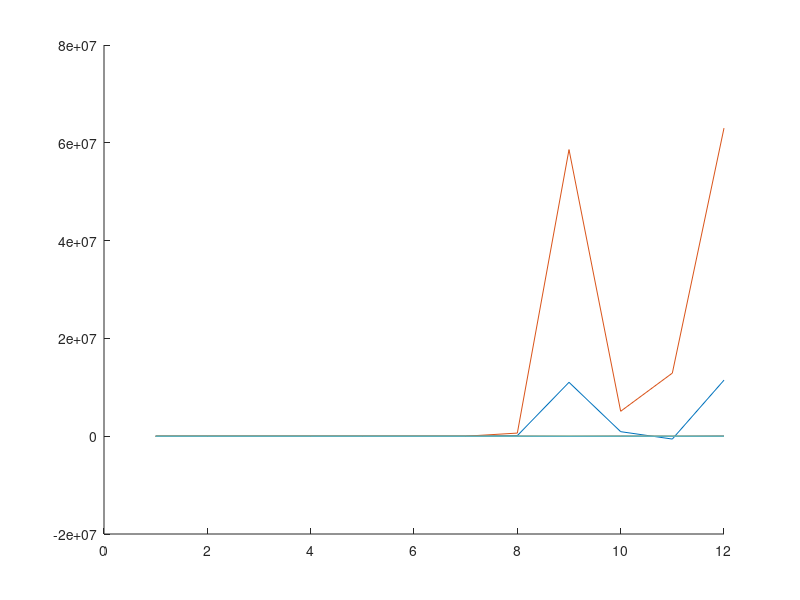

MATLAB code to generate this figure:
%   IN THE NAME OF GOD
%   The method Newton Rophsun and famley Newmark for displesmen
%   The method finite elements for copclitment
%   The method uoler bernoly beam for matrix mass and stiffness
%   wighit mohamad mahdi salati
%   fo perblem impact and dynamic YESSSSSSSSSSS

% investigation for axial loads
%    The Plane Frame Element K M  Global Matrises
%in the pro for stress impact
%stress for impact mass to bar and impact mass to bar free and impact bar
%to bar.
% newmark metod and matrex mass and stiffness of uoler bernoly beam
% matrex mass and stiffness is coefficients of parameter
% dar in try mami khahim ba amale sefr nemodan matrix sakhti ke moj tanesh
% be an vared nashodeh ast  nataij ra be dast avarim  v faqat sorat moase
% khahad bod.


function []=static_nonlinear()
clc
[Node ncon Constraints]= input6();
%% Preliminaries of the main while loop

global A E Ks G I sncon ro_t nsec dx sNode_q
Ks=5/6;
Ks=1; % Ks is applied in ay and az.

%% deta 1
E= 29e9  ;
E= 5*720000/11  ;
% ro_t= 2500;
ro_t= 1/9;
nu=0.2;
bbbb=0.5;
hhhh=0.3;
L=6;
M2=ro_t*bbbb*hhhh*L;
M1=45*M2;

%% deta 2
% E= 210e9  ;
% ro_t=7800;
% stress_cr=1500e6;
% L=0.193;
% nu=0.2;
% bbbb=8.7*10^-3;
% hhhh=0.63*10^-3;
% M2=ro_t*bbbb*hhhh*L;
% M1=0.369;
%% calc
A=bbbb*hhhh;
ay=1.22;
az=1.2;
Ay=(1/ay)*A;
Az=(1/az)*A;
A=Ay;
Iz=bbbb*hhhh^3/12;
K_kol=3*E*Iz/L^3;
ww=sqrt(K_kol/M2);
I=Iz;
r=sqrt(I/A);
ct=sqrt(E/ro_t);
nx=nsec+1;
dx=L/nsec;
% dt=dx/ct;
dt=0.1;
% Ty=L/ct;
Ty=1;
TT=1*Ty;
% dt=dx/10/ct;
% coef_damp=0.000003;
coef_damp=0;
% coef_damp=0.01;
nt=floor(TT/dt)+1;
nty=floor(Ty/dt)+1;

Pcr=10*pi*pi*E*Iz/(L*L)     ;
G=E/(2*(1+nu));

max_iter=50;
%% matrix stiffness Euler Beam
Axx=E*A;
Dxx=E*I;
Sxx=Ks*G*A;
%coefficients of parameter (ax,ay,az,=>stiffness matrix and am=>mass matrix)
ax=1;   ay=1;   az=1;   am=0;

%% 
% v0=4;
% v0=6.5;
% v0=15;
v0=0;
% v0=17;
% v0=19;%cretical
% v0=18;
Load=zeros(1,nt);
Load(1,1)=0
Load(1,2)=5;
Load(1,3)=8;
Load(1,4)=7;
Load(1,5)=5;
Load(1,6)=3;
Load(1,7)=2;
Load(1,8)=1;
Load(1,9)=0;
% Load(:,:)=0.001;
%% Axial impact of a rigid mass to the free end of a long rod cantilever
% [Load]=mass_bar_free(L,ct,nt,dt,Ty,A,v0,E,ro_t,M1,M2);
% [v]=mass_bar_freev(L,ct,nt,dt,Ty,v0,M1,M2);
%% Axial impact of a rigid mass to a free end of the long rod free ends
% [Load]=mass_bar(L,ct,nt,dt,Ty,A,v0,E,ro_t,M1,M2);
% [v]=mass_barv(L,ct,nt,dt,Ty,v0,M1,M2);
%% Axial impact of a subjected to a free end of the long rod cantilever
% [Load]=bar_bar(L,ct,nt,dt,Ty,A,v0,E,ro_t,M1,M2);
% [v]=bar_barv(L,ct,nt,dt,Ty,v0,M1,M2);
% Load(:,:)=100;%test dynamic
%% deta matrix
sncon=size(ncon,1);
sNode=size(Node,1);   sNode_q=2*sNode-1;
wabc=zeros(sncon,3);      uabc=zeros(sncon,3);
% K_sys=zeros(3*sNode,3*sNode);    F_sys=zeros(3*sNode,1);
Node=zeros(sNode,3);
harp=0:dx:L;    harp=harp';
Node(:,1)=harp;


X_sys_former=zeros(3*sNode_q,1);
x_ele=zeros(sncon,9);  %10*ones(sncon,6);
%% Applying Boundary Conditions
c1=1e27;
c2=1e-27;
Constraints=[1	c2	c2	c2
    nsec+1	c1	c1	c1];

[as bs]=find(Constraints>1000);
np_deg=sort(2*3*(-1+Constraints(as))+bs-ones(size(bs,1),1));

%% LOADING
f0=0;
% q=0.0001;
q=0;
load_increment_q0=0.0001;
% load_increment_q0=0;
BUCKLING=2466;
% F0_=3500;
F0_=BUCKLING;
stress_cr=Pcr/A;
load_increment_F0=1;
% F0=0.01;
% load_increment_F0=0.01;

NI_F0=F0_/load_increment_F0;
inp_graph=zeros(NI_F0,1);
F0=load_increment_F0;
Determinant=zeros(NI_F0,1);

NI_q0=q/load_increment_q0;
q0=load_increment_q0;
X_load_incre=zeros(3*sNode_q,NI_F0);
F_app=0;

Xmat=zeros(3*sNode_q,nt);
Xdmat=zeros(3*sNode_q,nt);
Xddmat=zeros(3*sNode_q,nt);
Xdmat(1,1)=v0;
check=zeros(nt,2);
%% mass matrix
[M_sys]=Mass_sys1(sNode_q,Node,ncon,am);
% [M_sys]=Mass_sys2(sNode_q,Node,ncon,am);
% [M_sys]=Mass_sys3(sNode_q,Node,ncon,am,dx);
[M_sys_con1]=Mass_sys_con1(M_sys,np_deg,sNode_q) ; % apply constraints Boundary conds)
[M_sys_con1]=am*[M_sys_con1];



results=zeros(nt,1);
ii=1;
jj=1;
for n=1:nt
    %% The main while loop
    %         F_app=F_app+F0;   % F_app: applied load at the current load incerement
    F_app=F_app+Load(n);%k dynamic test step load
%     F_app=Load(n+1);
%     F_app=0.001;
%         detlaF=F_app-Load(n);

%% IMPACT LOAD
%     delta=n*dt-dt;
% %     hex=101*dt;
% hex=0.025;
%     if  delta<=hex
%         F_app=3170300*(delta/hex);
%     elseif delta<=2*hex
%         F_app=3170300*(1-((delta-hex)/hex));
%     else
%         F_app=0;
%     end


    toler=100;   toler_w=100;   iter=0;
    X_sys=zeros(3*sNode_q,1);

    if n==1

        dXmat(1,1)=v0;
        X_sys=zeros(3*sNode_q,1);
%         [X_sys]=Boundary(E,ro_t,L,v0,sncon,dx,sNode_q,r,stress_cr);
%         Xmat(:,n)=X_sys;
%         Xmat(1,1)=v0*dt;

        [wabc,uabc]=uw_ele(ncon,X_sys);
        [F]=F_M_V1(X_sys,ncon);

    else
        [F]=F_M_V1(X,ncon);
    end
%     if rem(ii,2*sncon)==0
%         ii=1;
%         jj=1;
%     end
%     if ii<=sncon
%         jj=jj+6;
%     else
%         jj=jj-6;
%     end
%     if n==1
%         dXmat(1,1)=v0;
%     else
%         dXmat(jj,n)=v(n+1);
%     end

    while toler>0.001 && iter<max_iter
        iter=iter+1;
        %% Assembling
        [K_sys,F_sys]=K_F_sys(sNode_q,Node,ncon,uabc,wabc,f0,q0,F_app,ax,ay,az);%non load +
%         [K_sys,F_sys]=K_F_sys1(sNode_q,Node,ncon,uabc,wabc,f0,q0,F_app,ax,ay,az);%LOAD +
%         [K_sys,F_sys]=K_F_sys2(sNode_q,Node,ncon,uabc,wabc,f0,q0,F_app,ax,ay,az,F);%F_M_V+
        
        [K_sys_con1,F_sys_con1]=K_F_sys_con1(K_sys,F_sys,np_deg,sNode_q);  % apply constraints Boundary conds)
        C=coef_damp*K_sys_con1;
        X_sys_former=X_sys;
        
        f=F_sys_con1;
        k3=K_sys_con1;

        Xi=Xmat(:,n);
        Xdi=Xdmat(:,n);
        Xddi=Xddmat(:,n);
        [X,Xd,Xdd] =Newmark(M_sys_con1,C,k3,f,dt,Xi,Xdi,Xddi,sNode_q,n,nty);
        Xmat(:,n+1)=X;
        Xdmat(:,n+1)=Xd;
        Xddmat(:,n+1)=Xdd;
        
        X_sys=X;
        toler=max(abs((X_sys_former-X_sys)./X_sys));
        
        %% calculation of wa, wb which are the only nonlinear parameters
        [wabc,uabc]=uw_ele(ncon,X_sys);
       
        if iter==max_iter
            break
        end
    end     %while
    
    Xmat(:,n+1)=X_sys;
    results(n+1)=iter;

end
%% plot
% inp_graph(nom_inc_F0)=X_load_incre((sNode_q-1)/2*3+2,n+1);
% inp_graph(nom_inc_F0)=X_load_incre((sNode_q-1)/2*3+2,nom_inc_F0);


% if nom_inc_F0==1
%     X_load_incre(:,nom_inc_F0)=X_sys;
% else
% X_load_incre(:,nom_inc_F0)=X_load_incre(:,nom_inc_F0-1)+X_sys;
% end    %if
%     Xmat(:,nt)=X_sys;
%     [wabc,uabc]=uw_ele(ncon,X_sys);
%       hold on
% plot(uabc);

     
hold on
draw= Xmat((sNode_q-1)/2*3+1,:);
draw2= Xmat((sNode_q-1)/2*3+2,:);
draw3= Xmat((sNode_q-1)/2*3+3,:);
draw1= Xmat(1,:);
draw12= Xmat(2,:);
draw13= Xmat(3,:);
% draw= Xmat(1,:);
% draw1= E*(Xmat(sNode_q*3-2,:)-Xmat(sNode_q*3-8,:))/dx;
% draw2= E*(Xmat(3*3-2,:)-Xmat(3*3-8,:))/dx;
% tvec=0:dt:TT;
% plot(tvec,draw);
plot(draw);
plot(draw1);
plot(draw2);
plot(draw12);
plot(draw3);
plot(draw13);

% plot(tvec,draw1);
% plot(tvec,draw2);
% plot(tvec,Load);
return

function [F]=F_M_V1(X_sys,ncon);
global sncon E I A dx sNode_q
% wabc
% uabc
    F=zeros(3*sNode_q,1);
for el=1:sncon
    n1=ncon(el,1);
    n2=ncon(el,2);
    %   r1=3*(n1-1)+1:3*(n1-1)+3;
    %   r2=3*(n2-1)+1:3*(n2-1)+3;
    
    r1=3*(n1-1+el-1)+1:3*(n1-1+el-1)+3;   % Note: Just for Unbranched frams
    r2=3*(n2-1+el-1)+1:3*(n2-1+el-1)+3;
    r3=3*(n2-1+el)+1:3*(n2-1+el)+3;
    
    rr=[r1 r2 r3];
    x_ele(el,:)=X_sys(rr);
    du=(x_ele(el,1)-x_ele(el,7))/dx;
    dw=(x_ele(el,2)-x_ele(el,8))/dx;
    dww=(x_ele(el,2)-x_ele(el,8))/dx^2;
    N=E*A*(du+(0.5*dw^2));
    M=E*I*(dww/(1+dw^2));
    F_ele(1,1)=N;
    F_ele(2,1)=M;
    F_ele(9,1)=0;
    
    F(rr(:))=F(rr(:))+F_ele(:);
    %   xd_ele(el,:)=xd(rr);
    %   xdd_ele(el,:)=xdd(rr);
    %
    %   x_ele_loc(el,:)=RT(:,:,el)*x_ele(el,:)';
    %   xd_ele_loc(el,:)=RT(:,:,el)*xd_ele(el,:)';
    %   xdd_ele_loc(el,:)=RT(:,:,el)*xdd_ele(el,:)';
    wabc(el,:)=x_ele(el,[2 5 8]);
    
    
    %   if wab(el,2)<0.51771 && wab(el,2)>0.51769;
    %       wab(el,2)
    %   end
    uabc(el,:)=x_ele(el,[1 4 7]);
end
 l=4;   
return


function [Xmat]=Boundary(E,ro,L,v0,sncon,dx,sNode_q,r,stress_cr)

        %problem        
        
        ct=sqrt(E/ro);
        n=1;%replay stress wave
        tt=n*(L/ct);
        t=L/ct;

        mu=0.005;
        k1=10*3.1416^2;%loose clamp conditions
        % k1=5*3.1416^2;%simply supported conditions
        k2=3*3.1416^2;%loose clamp conditions
        % k2=2*3.1416^2;%simply supported conditions

        dx=L/sncon;
        dt=dx/ct;
        nt=tt/dt;
        lcr=r*sqrt(k1*E/stress_cr);
    %     lcr=36.66*10^-3;%loose clamp conditions
    %     lcr=14.46*10^-3;%simply supported conditions
        tcr=lcr/ct;
            for j=1:(sNode_q);
        
                r1=3*(j-1)+1;    r2=3*(j-1)+2;      r3=3*(j-1)+3;
                mmm=j-1;
                ttt= j*dt;
                xxx=mmm*dx;
                zeta=xxx/(lcr);
                TTT=ttt/tcr;
                www=r*k2/lcr;

                y=3*sin(pi*zeta)-sin(pi*3*zeta);%loose clamp conditions
%                 y=2*sin(pi*zeta)+sin(pi*2*zeta);%simply supported conditions
%                 Xmat(1,1)=v0*dt;

                    if xxx<=lcr
                        Xmat(r2,1)=mu*exp(www*(TTT-1))*y;
                    else
                        Xmat(r2,1)=0;
                    end
                        Xmat(r3,1)=0;

            end

function [Load]=mass_bar_free(L,ct,nt,dt,Ty,A,v0,E,ro_t,M1,M2)
for i=1:nt
    tt=i*dt;
    if tt<(Ty*2)
        AAA=-A*v0*sqrt(E*ro_t)*exp(-M2/M1*tt*ct/L);
    elseif tt<(Ty*4)
        ttt=tt-(Ty*2);
        AAA=-A*v0*sqrt(E*ro_t)*exp(-M2/M1*ttt*ct/L)*(2+exp(-2*M2/M1)-(2*ttt*M2*ct/(M1*L)));
%     elseif tt<(Ty*6)
%         if (M2/M1)>0.58;
%             if tt <(Ty*5)
%                 AAA=-A*v0*sqrt(E*ro_t)*exp(-M2/M1*2)*(2+exp(-2*M2/M1)-(2*2*M2/(M1)));
%             else
%                 AAA=2*(-A*v0*sqrt(E*ro_t)*exp(-M2/M1*2)*(2+exp(-2*M2/M1)-(2*2*M2/(M1))));
%             end
%         else
%             AAA=
    end
    Load(i)=AAA;
end
   

function [Load]=mass_bar(L,ct,nt,dt,Ty,A,v0,E,ro_t,M1,M2)
for i=1:nt
    tt=i*dt;
    if tt<=Ty
        AAA=-A*v0*sqrt(E*ro_t)*exp(-(M2/M1)*tt*(ct/L));
%         AAA_=-A*v0*sqrt(E*ro_t)*exp(-(M2/M1)*tt*(ct/L));
    elseif tt<=(Ty*2)
        ttt=tt-Ty;
        x_=ct*ttt;
%         x_bar=L-(x_/2);
        X_=L-x_;
        x_bar=X_;
        
%         AAA=A*v0*sqrt(E*ro_t)*exp(-(M2/M1)*tt*(ct/L));
%         AAA_=A*v0*sqrt(E*ro_t)*(exp(-M2*(x_bar-X_)/(M1*L))-exp(-M2/M1*(2-((x_bar+X_)/L))));%Stress at some point in the distance x from impactor
        AAA=A*v0*sqrt(E*ro_t)*(-1+exp(-M2/M1*(2-((x_bar+X_)/L))));%Stress at some point in the distance x from impactor
%         AAA=A*v0*sqrt(E*ro_t)*exp(-M2/M1*tt*ct/L);
%         AAA=-A*v0*sqrt(E*ro_t)*exp(-M2/M1*ttt*ct/L)*(2+exp(-2*M2/M1)-(2*ttt*M2*ct/(M1*L)));
%         AAA=A*v0*sqrt(E*ro_t)*exp(-(M2/M1)*(2-(X_/L)));
    elseif tt<=(3*Ty)
%         AAA=-A*v0*sqrt(E*ro_t)*(1-exp(-2*M2/M1));
        AAA=-A*v0*sqrt(E*ro_t)*(1-exp(-2*M2/M1));
%         AAA=-A*v0*sqrt(E*ro_t)*exp(-M2/M1*ttt*ct/L)*(exp(-2*M2/M1)-(2*ttt*M2*ct/(M1*L)));
    elseif tt<=(4*Ty)
        AAA=0;
    else
%         glk=A*v0*sqrt(E*ro_t)*exp(-2*M2/M1);
        AAA=0;
    end
    Load(i)=AAA;
end
% plot(Load)
% plot(Load_)
% glk=A*v0*sqrt(E*ro_t)*exp(-2*M2/M1);
% a=0

function [Load]=bar_bar(L,ct,nt,dt,Ty,A,v0,E,ro_t,M1,M2)
Q=0.5; 
% Q=1;
L2=Q*L;
for i=1:nt
    tt=i*dt;
    if tt<Ty
        AAA=-A*v0*sqrt(E*ro_t);
    elseif tt<=(Ty*2)
        ttt=tt-Ty;
        x_=ct*ttt;
%         x_bar=L-(x_/2);
        X_=L-x_;
        x_bar=X_;
        if Q==1
        AAA=-2*A*v0*sqrt(E*ro_t);
        else
            if (Q*L)>x_
                AAA=-2*A*v0*sqrt(E*ro_t);
            else
                AAA=-A*v0*sqrt(E*ro_t);
            end
        end
    elseif tt<=(Ty*3)
        ttt=tt-(Ty*2);
        x_=ct*ttt;
        if Q==1
        AAA=A*v0*sqrt(E*ro_t);
        else
            if (Q*L)>x_
                AAA=A*v0*sqrt(E*ro_t);
            else
                AAA=-A*v0*sqrt(E*ro_t);
            end
        end
    elseif tt<=(Ty*4)
        ttt=tt-(Ty*3);
        x_=ct*ttt;
        if Q==1
        AAA=2*A*v0*sqrt(E*ro_t);
        else
            if (Q*L)>x_
                AAA=-2*A*v0*sqrt(E*ro_t);
            else
                AAA=-A*v0*sqrt(E*ro_t);
            end
        end
    else
        AAA=0;
    end
    Load(i)=AAA;
end


function [v]=mass_bar_freev(L,ct,nt,dt,Ty,v0,M1,M2)
for i=1:nt
    tt=i*dt;
    if tt<(Ty*2)
        AAA=-v0*exp(-M2/M1*tt*ct/L);
    elseif tt<(Ty*4)
        ttt=tt-(Ty*2);
        AAA=-v0*exp(-M2/M1*ttt*ct/L)*(2+exp(-2*M2/M1)-(2*ttt*M2*ct/(M1*L)));
%     elseif tt<(Ty*6)
%         if (M2/M1)>0.58;
%             if tt <(Ty*5)
%                 AAA=-A*v0*sqrt(E*ro_t)*exp(-M2/M1*2)*(2+exp(-2*M2/M1)-(2*2*M2/(M1)));
%             else
%                 AAA=2*(-A*v0*sqrt(E*ro_t)*exp(-M2/M1*2)*(2+exp(-2*M2/M1)-(2*2*M2/(M1))));
%             end
%         else
%             AAA=
    end
    v(i)=AAA;
end
   

function [v]=mass_barv(L,ct,nt,dt,Ty,v0,M1,M2)
for i=1:nt
    tt=i*dt;
    if tt<=Ty
        AAA=-v0*exp(-(M2/M1)*tt*(ct/L));
%         AAA_=-A*v0*sqrt(E*ro_t)*exp(-(M2/M1)*tt*(ct/L));
    elseif tt<=(Ty*2)
        ttt=tt-Ty;
        x_=ct*ttt;
%         x_bar=L-(x_/2);
        X_=L-x_;
        x_bar=X_;
        
%         AAA=A*v0*sqrt(E*ro_t)*exp(-(M2/M1)*tt*(ct/L));
%         AAA_=A*v0*sqrt(E*ro_t)*(exp(-M2*(x_bar-X_)/(M1*L))-exp(-M2/M1*(2-((x_bar+X_)/L))));%Stress at some point in the distance x from impactor
        AAA=v0*(-1+exp(-M2/M1*(2-((x_bar+X_)/L))));%Stress at some point in the distance x from impactor
%         AAA=A*v0*sqrt(E*ro_t)*exp(-M2/M1*tt*ct/L);
%         AAA=-A*v0*sqrt(E*ro_t)*exp(-M2/M1*ttt*ct/L)*(2+exp(-2*M2/M1)-(2*ttt*M2*ct/(M1*L)));
%         AAA=A*v0*sqrt(E*ro_t)*exp(-(M2/M1)*(2-(X_/L)));
    elseif tt<=(3*Ty)
%         AAA=-A*v0*sqrt(E*ro_t)*(1-exp(-2*M2/M1));
        AAA=-v0*(1-exp(-2*M2/M1));
%         AAA=-A*v0*sqrt(E*ro_t)*exp(-M2/M1*ttt*ct/L)*(exp(-2*M2/M1)-(2*ttt*M2*ct/(M1*L)));
    elseif tt<=(4*Ty)
        AAA=0;
    else
%         glk=A*v0*sqrt(E*ro_t)*exp(-2*M2/M1);
        AAA=0;
    end
    v(i)=AAA;
end

function [v]=bar_barv(L,ct,nt,dt,Ty,v0,M1,M2)
Q=0.5; 
% Q=1;
L2=Q*L;
for i=1:nt
    tt=i*dt;
    if tt<Ty
        AAA=-v0;
    elseif tt<=(Ty*2)
        ttt=tt-Ty;
        x_=ct*ttt;
%         x_bar=L-(x_/2);
        X_=L-x_;
        x_bar=X_;
        if Q==1
        AAA=-2*v0;
        else
            if (Q*L)>x_
                AAA=-2*v0;
            else
                AAA=-v0;
            end
        end
    elseif tt<=(Ty*3)
        ttt=tt-(Ty*2);
        x_=ct*ttt;
        if Q==1
        AAA=v0;
        else
            if (Q*L)>x_
                AAA=v0;
            else
                AAA=-v0;
            end
        end
    elseif tt<=(Ty*4)
        ttt=tt-(Ty*3);
        x_=ct*ttt;
        if Q==1
        AAA=2*v0;
        else
            if (Q*L)>x_
                AAA=-2*v0;
            else
                AAA=-v0;
            end
        end
    else
        AAA=0;
    end
    v(i)=AAA;
end


function [wabc,uabc]=uw_ele(ncon,X_sys)  % apply constraints Boundary conds)
global sncon
% wabc
% uabc
for el=1:sncon
    n1=ncon(el,1);
    n2=ncon(el,2);
    %   r1=3*(n1-1)+1:3*(n1-1)+3;
    %   r2=3*(n2-1)+1:3*(n2-1)+3;
    
    r1=3*(n1-1+el-1)+1:3*(n1-1+el-1)+3;   % Note: Just for Unbranched frams
    r2=3*(n2-1+el-1)+1:3*(n2-1+el-1)+3;
    r3=3*(n2-1+el)+1:3*(n2-1+el)+3;
    
    rr=[r1 r2 r3];
    x_ele(el,:)=X_sys(rr);
    %   xd_ele(el,:)=xd(rr);
    %   xdd_ele(el,:)=xdd(rr);
    %
    %   x_ele_loc(el,:)=RT(:,:,el)*x_ele(el,:)';
    %   xd_ele_loc(el,:)=RT(:,:,el)*xd_ele(el,:)';
    %   xdd_ele_loc(el,:)=RT(:,:,el)*xdd_ele(el,:)';
    wabc(el,:)=x_ele(el,[2 5 8]);
    
    
    %   if wab(el,2)<0.51771 && wab(el,2)>0.51769;
    %       wab(el,2)
    %   end
    uabc(el,:)=x_ele(el,[1 4 7]);
end

function [K_sys_con1,F_sys_con1]=K_F_sys_con1(K_sys,F_sys,np_deg,sNode_q)  % apply constraints Boundary conds)

    

K_sys_con1=K_sys;
F_sys_con1=F_sys;
K_sys_con1(np_deg,:)=0;
K_sys_con1(:,np_deg)=0;
np_z_diag=zeros(3*sNode_q,1);
np_z_diag(np_deg)=1;
np_z_diag_1=diag(np_z_diag);
K_sys_con1=K_sys_con1+np_z_diag_1;
F_sys_con1(np_deg)=0;

function [M_sys_con1]=Mass_sys_con1(M_sys,np_deg,sNode_q)  % apply constraints Boundary conds)

M_sys_con1=M_sys;
% F_sys_con1=F_sys;
M_sys_con1(np_deg,:)=0;
M_sys_con1(:,np_deg)=0;
np_z_diag=zeros(3*sNode_q,1);
np_z_diag(np_deg)=1;
np_z_diag_1=diag(np_z_diag);
M_sys_con1=M_sys_con1+np_z_diag_1;
% F_sys_con1(np_deg)=0;

function [K_sys,F_sys]=K_F_sys(sNode_q,Node,ncon,uabc,wabc,f0,q0,F_app,ax,ay,az)
global A E Ks G I sncon

K_sys=zeros(3*sNode_q,3*sNode_q);    F_sys=zeros(3*sNode_q,1);

for el=1:sncon
    n1=ncon(el,1);    n2=ncon(el,2);
    xa=Node(n1,1);    xc=Node(n2,1);
    
    wabc_e=wabc(el,:);     uabc_e=uabc(el,:);
    
    % K_ele=calculate_K_element(xa,xb,A,E,Ks,G,I,wab_e,ax,ay,az);
    % [K_ele T_ele]=calculate_K_T_element(xa,xc,A,E,Ks,G,I,wabc_e,uabc_e);
    [K_ele]=calculate_K__element(xa,xc,A,E,Ks,G,I,wabc_e,uabc_e,ax,ay,az);
    m0=0;
    F_ele=calculate_F_element(xa,xc,f0,q0,F_app,m0);
    % X_ele=x_ele(el,:);
    % R_ele=-(F_ele-K_ele*X_ele');
    
    % Making K_system and F_system
    r1=3*(n1-1+el-1)+1:3*(n1-1+el-1)+3;   % Note: Just for Unbranched frams
    r2=3*(n2-1+el-1)+1:3*(n2-1+el-1)+3;
    r3=3*(n2-1+el)+1:3*(n2-1+el)+3;
    
    rrr=[r1 r2 r3];
    % T_sys(rrr(:),rrr(:))=T_sys(rrr(:),rrr(:))+T_ele(:,:);
    % R_sys(rrr(:))=R_sys(rrr(:))+R_ele(:);
    
    K_sys(rrr(:),rrr(:))=K_sys(rrr(:),rrr(:))+K_ele(:,:);
    F_sys(rrr(:))=F_sys(rrr(:))+F_ele(:);
    
    
end


function [K_sys,F_sys]=K_F_sys1(sNode_q,Node,ncon,uabc,wabc,f1,q0,F_app,ax,ay,az)
global A E Ks G I sncon dx

K_sys=zeros(3*sNode_q,3*sNode_q);    F_sys=zeros(3*sNode_q,1);

for el=1:sncon
    n1=ncon(el,1);    n2=ncon(el,2);
    xa=Node(n1,1);    xc=Node(n2,1);
    
    wabc_e=wabc(el,:);     uabc_e=uabc(el,:);
    du=(uabc_e(1,1)-uabc_e(1,3))/dx;
    dw=(wabc_e(1,1)-wabc_e(1,3))/dx;
    dww=(wabc_e(1,1)-wabc_e(1,3))/dx^2;
    N=E*A*(du+(0.5*dw^2));
    m0=E*I*(dww/(1+dw^2));
    f0=N+f1;

    
    % K_ele=calculate_K_element(xa,xb,A,E,Ks,G,I,wab_e,ax,ay,az);
    % [K_ele T_ele]=calculate_K_T_element(xa,xc,A,E,Ks,G,I,wabc_e,uabc_e);
    [K_ele]=calculate_K__element(xa,xc,A,E,Ks,G,I,wabc_e,uabc_e,ax,ay,az);
    
    F_ele=calculate_F_element(xa,xc,f0,q0,F_app,m0);
    % X_ele=x_ele(el,:);
    % R_ele=-(F_ele-K_ele*X_ele');
    
    % Making K_system and F_system
    r1=3*(n1-1+el-1)+1:3*(n1-1+el-1)+3;   % Note: Just for Unbranched frams
    r2=3*(n2-1+el-1)+1:3*(n2-1+el-1)+3;
    r3=3*(n2-1+el)+1:3*(n2-1+el)+3;
    
    rrr=[r1 r2 r3];
    % T_sys(rrr(:),rrr(:))=T_sys(rrr(:),rrr(:))+T_ele(:,:);
    % R_sys(rrr(:))=R_sys(rrr(:))+R_ele(:);
    
    K_sys(rrr(:),rrr(:))=K_sys(rrr(:),rrr(:))+K_ele(:,:);
    F_sys(rrr(:))=F_sys(rrr(:))+F_ele(:);
    
    
end

function [K_sys,F_sys]=K_F_sys2(sNode_q,Node,ncon,uabc,wabc,f1,q0,F_app,ax,ay,az,F)
global A E Ks G I sncon dx

K_sys=zeros(3*sNode_q,3*sNode_q);    F_sys=zeros(3*sNode_q,1);
i=1;
j=2;
for el=1:sncon
    n1=ncon(el,1);    n2=ncon(el,2);
    xa=Node(n1,1);    xc=Node(n2,1);
    
    wabc_e=wabc(el,:);     uabc_e=uabc(el,:);

    f=F(i,1);
    m0=F(j,1);
    f0=f1+f;
    i=i+6;
    j=j+6;
    
    % K_ele=calculate_K_element(xa,xb,A,E,Ks,G,I,wab_e,ax,ay,az);
    % [K_ele T_ele]=calculate_K_T_element(xa,xc,A,E,Ks,G,I,wabc_e,uabc_e);
    [K_ele]=calculate_K__element(xa,xc,A,E,Ks,G,I,wabc_e,uabc_e,ax,ay,az);
    
    F_ele=calculate_F_element(xa,xc,f0,q0,F_app,m0);
    % X_ele=x_ele(el,:);
    % R_ele=-(F_ele-K_ele*X_ele');
    
    % Making K_system and F_system
    r1=3*(n1-1+el-1)+1:3*(n1-1+el-1)+3;   % Note: Just for Unbranched frams
    r2=3*(n2-1+el-1)+1:3*(n2-1+el-1)+3;
    r3=3*(n2-1+el)+1:3*(n2-1+el)+3;
    
    rrr=[r1 r2 r3];
    % T_sys(rrr(:),rrr(:))=T_sys(rrr(:),rrr(:))+T_ele(:,:);
    % R_sys(rrr(:))=R_sys(rrr(:))+R_ele(:);
    
    K_sys(rrr(:),rrr(:))=K_sys(rrr(:),rrr(:))+K_ele(:,:);
    F_sys(rrr(:))=F_sys(rrr(:))+F_ele(:);
    
    
end


function [M_sys]=Mass_sys1(sNode_q,Node,ncon,am)
global A  I sncon ro_t

M_sys=zeros(3*sNode_q,3*sNode_q);
% F_sys=zeros(3*sNode_q,1);

for el=1:sncon
    n1=ncon(el,1);    n2=ncon(el,2);
    xa=Node(n1,1);    xc=Node(n2,1);
    
    %     wabc_e=wabc(el,:);     uabc_e=uabc(el,:);
    
    % K_ele=calculate_K_element(xa,xb,A,E,Ks,G,I,wab_e,ax,ay,az);
    % [K_ele T_ele]=calculate_K_T_element(xa,xc,A,E,Ks,G,I,wabc_e,uabc_e);
    %     [K_ele]=calculate_K__element(xa,xc,A,E,Ks,G,I,wabc_e,uabc_e,ax,ay,az);
    
    %     F_ele=calculate_F_element(xa,xc,f0,q0,F_app);
    % X_ele=x_ele(el,:);
    % R_ele=-(F_ele-K_ele*X_ele');
    
    % Making K_system and F_system
    r1=3*(n1-1+el-1)+1:3*(n1-1+el-1)+3;   % Note: Just for Unbranched frams
    r2=3*(n2-1+el-1)+1:3*(n2-1+el-1)+3;
    r3=3*(n2-1+el)+1:3*(n2-1+el)+3;
    
    rrr=[r1 r2 r3];
    %     % T_sys(rrr(:),rrr(:))=T_sys(rrr(:),rrr(:))+T_ele(:,:);
    %     % R_sys(rrr(:))=R_sys(rrr(:))+R_ele(:);
    %
    %     K_sys(rrr(:),rrr(:))=K_sys(rrr(:),rrr(:))+K_ele(:,:);
    %     F_sys(rrr(:))=F_sys(rrr(:))+F_ele(:);
    
    
    
    [M_ele]=calculate_M_element(xa,xc,ro_t,A,I);
    
    M_sys(rrr(:),rrr(:))=M_sys(rrr(:),rrr(:))+(am*M_ele(:,:));
    
    
end



function [M_sys]=Mass_sys2(sNode_q,Node,ncon,am)
global A  I sncon ro_t

M_sys=zeros(3*sNode_q,3*sNode_q);
% F_sys=zeros(3*sNode_q,1);

for el=1:sncon
    n1=ncon(el,1);    n2=ncon(el,2);
    xa=Node(n1,1);    xc=Node(n2,1);
    
    %     wabc_e=wabc(el,:);     uabc_e=uabc(el,:);
    
    % K_ele=calculate_K_element(xa,xb,A,E,Ks,G,I,wab_e,ax,ay,az);
    % [K_ele T_ele]=calculate_K_T_element(xa,xc,A,E,Ks,G,I,wabc_e,uabc_e);
    %     [K_ele]=calculate_K__element(xa,xc,A,E,Ks,G,I,wabc_e,uabc_e,ax,ay,az);
    
    %     F_ele=calculate_F_element(xa,xc,f0,q0,F_app);
    % X_ele=x_ele(el,:);
    % R_ele=-(F_ele-K_ele*X_ele');
    
    % Making K_system and F_system
    r1=3*(n1-1+el-1)+1:3*(n1-1+el-1)+3;   % Note: Just for Unbranched frams
    r2=3*(n2-1+el-1)+1:3*(n2-1+el-1)+3;
    r3=3*(n2-1+el)+1:3*(n2-1+el)+3;
    
    rrr=[r1 r2 r3];
    %     % T_sys(rrr(:),rrr(:))=T_sys(rrr(:),rrr(:))+T_ele(:,:);
    %     % R_sys(rrr(:))=R_sys(rrr(:))+R_ele(:);
    %
    %     K_sys(rrr(:),rrr(:))=K_sys(rrr(:),rrr(:))+K_ele(:,:);
    %     F_sys(rrr(:))=F_sys(rrr(:))+F_ele(:);
    
    
    
    [M_ele]=mass(xa,xc,ro_t,A,I);
    
    M_ele=am*M_ele;
    
    M_sys(rrr(:),rrr(:))=M_sys(rrr(:),rrr(:))+(am*M_ele(:,:));
    
    
end


function [M_sys]=Mass_sys3(sNode_q,Node,ncon,am,dx)
global A  I sncon ro_t

M_sys=zeros(3*sNode_q,3*sNode_q);
% F_sys=zeros(3*sNode_q,1);

for el=1:sncon
    n1=ncon(el,1);    n2=ncon(el,2);
    xa=Node(n1,1);    xc=Node(n2,1);
    
    %     wabc_e=wabc(el,:);     uabc_e=uabc(el,:);
    
    % K_ele=calculate_K_element(xa,xb,A,E,Ks,G,I,wab_e,ax,ay,az);
    % [K_ele T_ele]=calculate_K_T_element(xa,xc,A,E,Ks,G,I,wabc_e,uabc_e);
    %     [K_ele]=calculate_K__element(xa,xc,A,E,Ks,G,I,wabc_e,uabc_e,ax,ay,az);
    
    %     F_ele=calculate_F_element(xa,xc,f0,q0,F_app);
    % X_ele=x_ele(el,:);
    % R_ele=-(F_ele-K_ele*X_ele');
    
    % Making K_system and F_system
    r1=3*(n1-1+el-1)+1:3*(n1-1+el-1)+3;   % Note: Just for Unbranched frams
    r2=3*(n2-1+el-1)+1:3*(n2-1+el-1)+3;
    r3=3*(n2-1+el)+1:3*(n2-1+el)+3;
    
    rrr=[r1 r2 r3];
    %     % T_sys(rrr(:),rrr(:))=T_sys(rrr(:),rrr(:))+T_ele(:,:);
    %     % R_sys(rrr(:))=R_sys(rrr(:))+R_ele(:);
    %
    %     K_sys(rrr(:),rrr(:))=K_sys(rrr(:),rrr(:))+K_ele(:,:);
    %     F_sys(rrr(:))=F_sys(rrr(:))+F_ele(:);
    
    
    
    [M_ele]=mass_mms(xa,xc,ro_t,A,I,dx);
    
    
    M_sys(rrr(:),rrr(:))=M_sys(rrr(:),rrr(:))+(am*M_ele(:,:));
    
    
end


function [K_ele]=calculate_K__element(xa,xc,A,E,Ks,G,I,wabc_e,uabc_e,ax,ay,az)
Axx=E*A;
Dxx=E*I;
Sxx=Ks*G*A;
xb=0.5*(xa+xc);
% syms x L F a b n  MT R  c s  xi real ;    %   b > a
% syms xa xb
% xab=[xa xb];
% S1(1)=0.5*(1-xi);  S1(2)=0.5*(1+xi)
% S2(1)=0.5*(1-xi);  S2(2)=0.5*(1+xi);
% S3(1)=0.5*(1-xi);  S3(2)=0.5*(1+xi);

% x=xab(1)*S1(1)+xab(2)*S1(2);


% Dx_xi=diff(x,xi);   Jac=Dx_xi;
% for i=1:2
% DSx(i)=diff(S1(i),xi)/Jac;
% DSx(i)=simplify(DSx(i));
% end

i=1:3 ; j=1:3;
% M=[];
% M=int((S1(i))'*S1(j),xi,-1,1)*Jac;
% M=simplify(M);
NGP=2;
LGP=2;
Gauss_full=gauss(NGP);
Gauss_reduced=gauss(LGP);

%functions needed to be implemented by full integration
% f_K11=(DSx(i))'*DSx(j);
F_K11=0;
for ite=1:NGP
    xi=Gauss_full(ite,1);  wt=Gauss_full(ite,2);
    %     S1 =[ 1/2-1/2*xi, 1/2+1/2*xi];
    Jac=xa*xi-1/2*xa-2*xb*xi+xc*xi+1/2*xc;   % Jac =-1/2*xa+1/2*xb;
    DSx =[ -(2*xi-1)/(-2*xa*xi+xa+4*xb*xi-2*xc*xi-xc),      4*xi/(-2*xa*xi+xa+4*xb*xi-2*xc*xi-xc), -(2*xi+1)/(-2*xa*xi+xa+4*xb*xi-2*xc*xi-xc)];
    %DSx =[1/(xa-xb), -1/(xa-xb)];
    
    f_K11=ax*(DSx(i))'*DSx(j);
    F_K11=F_K11+f_K11*wt*Jac;
end
K11=Axx*F_K11;
%functions needed to be implemented by reduced integration

wa=wabc_e(1);    wb=wabc_e(2);    wc=wabc_e(3);
ua=uabc_e(1);      ub=uabc_e(2);     uc=uabc_e(3);
F_K12=0;
F_K22_1=0;
F_K22_2=0;
F_K23=0;
F_K33_1=0;
F_K33_2=0;
% F_T12_extra=0;    % the word extra is introduced here because T12 has other terms: K12
% F_T22_extra_1=0;
% F_T22_extra_2=0;
for ite=1:LGP
    xi=Gauss_reduced(ite,1);  wt=Gauss_reduced(ite,2);
    S2(1)=-0.5*(1-xi)*xi;  S2(2)=(1-xi*xi);    S2(3)=0.5*(1+xi)*xi;   %S1 =[ 1/2-1/2*xi, 1/2+1/2*xi];
    Jac=xa*xi-1/2*xa-2*xb*xi+xc*xi+1/2*xc;   % Jac =-1/2*xa+1/2*xb;
    DSx =[ -(2*xi-1)/(-2*xa*xi+xa+4*xb*xi-2*xc*xi-xc),      4*xi/(-2*xa*xi+xa+4*xb*xi-2*xc*xi-xc), -(2*xi+1)/(-2*xa*xi+xa+4*xb*xi-2*xc*xi-xc)];
    %DSx =[1/(xa-xb), -1/(xa-xb)];
    %     f_T12_extra=(wa*DSx(1)+wb*DSx(2)).*((DSx(i))'*DSx(j));
    %     F_T12_extra=F_T12_extra+f_T12_extra*wt*Jac;
    
    %     f_T22_extra_1=(ua*DSx(1)+ub*DSx(2)+uc*DSx(3)).*((DSx(i))'*DSx(j));
    %     F_T22_extra_1=F_T22_extra_1+f_T22_extra_1*wt*Jac;
    
    %     f_T22_extra_2=((wa*DSx(1)+wb*DSx(2)+wc*DSx(3))^2).*(DSx(i))'*DSx(j);
    %     F_T22_extra_2=F_T22_extra_2+f_T22_extra_2*wt*Jac;
    
    f_K12=ax*ay*(wa*DSx(1)+wb*DSx(2)+wc*DSx(3)).*((DSx(i))'*DSx(j));
    F_K12=F_K12+f_K12*wt*Jac;
    
    f_K22_1=az*(DSx(i))'*DSx(j);
    F_K22_1=F_K22_1+f_K22_1*wt*Jac;
    
    f_K22_2=ax*ay*((wa*DSx(1)+wb*DSx(2)+wc*DSx(3))^2).*(DSx(i))'*DSx(j);
    F_K22_2=F_K22_2+f_K22_2*wt*Jac;
    
    f_K23=az*(DSx(i))'*S2(j);   % or maybe this is true:   DSx(i)*(S1(j))';
    F_K23=F_K23+f_K23*wt*Jac;
    
    f_K33_1=ay*(DSx(i))'*DSx(j);
    F_K33_1=F_K33_1+f_K33_1*wt*Jac;
    
    f_K33_2=az*(S2(i))'*S2(j);
    F_K33_2=F_K33_2+f_K33_2*wt*Jac;
end
%  K11=Axx*F_K11;
K12=0.5*Axx*F_K12;   K21=2*K12;
K13=zeros(3,3);    K31=K13;
K22=Sxx*F_K22_1+0.5*Axx*F_K22_2;
K23=Sxx*F_K23;     K32=K23';
K33=Dxx*F_K33_1+Sxx*F_K33_2;

K_ele([1 4 7],[1 4 7])=K11;
K_ele([2 5 8],[2 5 8])=K22;
K_ele([3 6 9],[3 6 9])=K33;
K_ele([2 5 8],[1 4 7])=K21;
K_ele([1 4 7],[2 5 8])=K12;
K_ele([1 4 7],[3 6 9])=K13;
K_ele([2 5 8],[3 6 9])=K23;
K_ele([3 6 9],[1 4 7])=K31;
K_ele([3 6 9],[2 5 8])=K32;

%  T11=K11;
%  T12=K12+0.5*Axx*F_T12_extra;    %T12=2*K12;
%  T12=2*K12;
%  T21=K21;
%  T13=K13;
%  T31=K31;
%  T22=K22+Axx*(F_T22_extra_1+F_T22_extra_2);
%  T23=K23;
%  T32=K32;
%  T33=K33;

%  T_ele([1 4 7],[1 4 7])=T11;
%  T_ele([2 5 8],[2 5 8])=T22;
%  T_ele([3 6 9],[3 6 9])=T33;
%  T_ele([2 5 8],[1 4 7])=T21;
%  T_ele([1 4 7],[2 5 8])=T12;
%  T_ele([1 4 7],[3 6 9])=T13;
%  T_ele([2 5 8],[3 6 9])=T23;
%  T_ele([3 6 9],[1 4 7])=T31;
%  T_ele([3 6 9],[2 5 8])=T32;

return

%% function calculate_K_T_element
function [K_ele, T_ele]=calculate_K_T_element(xa,xc,A,E,Ks,G,I,wabc_e,uabc_e,ax,ay,az)%non
Axx=E*A;
Dxx=E*I;
Sxx=Ks*G*A;
xb=0.5*(xa+xc);
% ax=1;   ay=1;   az=1;
% syms x L F a b n  MT R  c s  xi real ;    %   b > a
% syms xa xb
% xab=[xa xb];
% S1(1)=0.5*(1-xi);  S1(2)=0.5*(1+xi)
% S2(1)=0.5*(1-xi);  S2(2)=0.5*(1+xi);
% S3(1)=0.5*(1-xi);  S3(2)=0.5*(1+xi);

% x=xab(1)*S1(1)+xab(2)*S1(2);


% Dx_xi=diff(x,xi);   Jac=Dx_xi;
% for i=1:2
% DSx(i)=diff(S1(i),xi)/Jac;
% DSx(i)=simplify(DSx(i));
% end

i=1:3 ; j=1:3;
% M=[];
% M=int((S1(i))'*S1(j),xi,-1,1)*Jac;
% M=simplify(M);
NGP=3;
LGP=2;
Gauss_full=gauss(NGP);
Gauss_reduced=gauss(LGP);

%functions needed to be implemented by full integration
% f_K11=(DSx(i))'*DSx(j);
F_K11=0;
for ite=1:NGP
    xi=Gauss_full(ite,1);  wt=Gauss_full(ite,2);
    %     S1 =[ 1/2-1/2*xi, 1/2+1/2*xi];
    Jac=xa*xi-1/2*xa-2*xb*xi+xc*xi+1/2*xc;   % Jac =-1/2*xa+1/2*xb;
    DSx =[ -(2*xi-1)/(-2*xa*xi+xa+4*xb*xi-2*xc*xi-xc),      4*xi/(-2*xa*xi+xa+4*xb*xi-2*xc*xi-xc), -(2*xi+1)/(-2*xa*xi+xa+4*xb*xi-2*xc*xi-xc)];
    %DSx =[1/(xa-xb), -1/(xa-xb)];
    
    f_K11=ax*(DSx(i))'*DSx(j);
    F_K11=F_K11+f_K11*wt*Jac;
end
K11=Axx*F_K11;
%functions needed to be implemented by reduced integration

wa=wabc_e(1);    wb=wabc_e(2);    wc=wabc_e(3);
ua=uabc_e(1);      ub=uabc_e(2);     uc=uabc_e(3);
F_K12=0;
F_K22_1=0;
F_K22_2=0;
F_K23=0;
F_K33_1=0;
F_K33_2=0;
F_T12_extra=0;    % the word extra is introduced here because T12 has other terms: K12
F_T22_extra_1=0;
F_T22_extra_2=0;
for ite=1:LGP
    xi=Gauss_reduced(ite,1);  wt=Gauss_reduced(ite,2);
    S2(1)=-0.5*(1-xi)*xi;  S2(2)=(1-xi*xi);    S2(3)=0.5*(1+xi)*xi;   %S1 =[ 1/2-1/2*xi, 1/2+1/2*xi];
    Jac=xa*xi-1/2*xa-2*xb*xi+xc*xi+1/2*xc;   % Jac =-1/2*xa+1/2*xb;
    DSx =[ -(2*xi-1)/(-2*xa*xi+xa+4*xb*xi-2*xc*xi-xc),      4*xi/(-2*xa*xi+xa+4*xb*xi-2*xc*xi-xc), -(2*xi+1)/(-2*xa*xi+xa+4*xb*xi-2*xc*xi-xc)];
    %DSx =[1/(xa-xb), -1/(xa-xb)];
    %     f_T12_extra=(wa*DSx(1)+wb*DSx(2)).*((DSx(i))'*DSx(j));
    %     F_T12_extra=F_T12_extra+f_T12_extra*wt*Jac;
    
    f_T22_extra_1=ax*ay*(ua*DSx(1)+ub*DSx(2)+uc*DSx(3)).*((DSx(i))'*DSx(j));
    F_T22_extra_1=F_T22_extra_1+f_T22_extra_1*wt*Jac;
    
    f_T22_extra_2=ay*((wa*DSx(1)+wb*DSx(2)+wc*DSx(3))^2).*(DSx(i))'*DSx(j);
    F_T22_extra_2=F_T22_extra_2+f_T22_extra_2*wt*Jac;
    
    f_K12=ax*ay*(wa*DSx(1)+wb*DSx(2)+wc*DSx(3)).*((DSx(i))'*DSx(j));
    F_K12=F_K12+f_K12*wt*Jac;
    
    f_K22_1=az*(DSx(i))'*DSx(j);
    F_K22_1=F_K22_1+f_K22_1*wt*Jac;
    
    f_K22_2=ax*ay*((wa*DSx(1)+wb*DSx(2)+wc*DSx(3))^2).*(DSx(i))'*DSx(j);
    F_K22_2=F_K22_2+f_K22_2*wt*Jac;
    
    f_K23=az*(DSx(i))'*S2(j);   % or maybe this is true:   DSx(i)*(S1(j))';
    F_K23=F_K23+f_K23*wt*Jac;
    
    f_K33_1=ay*(DSx(i))'*DSx(j);
    F_K33_1=F_K33_1+f_K33_1*wt*Jac;
    
    f_K33_2=az*(S2(i))'*S2(j);
    F_K33_2=F_K33_2+f_K33_2*wt*Jac;
end
%  K11=Axx*F_K11;
K12=0.5*Axx*F_K12;   K21=2*K12;
K13=zeros(3,3);    K31=K13;
K22=Sxx*F_K22_1+0.5*Axx*F_K22_2;
K23=Sxx*F_K23;     K32=K23';
K33=Dxx*F_K33_1+Sxx*F_K33_2;

K_ele([1 4 7],[1 4 7])=K11;
K_ele([2 5 8],[2 5 8])=K22;
K_ele([3 6 9],[3 6 9])=K33;
K_ele([2 5 8],[1 4 7])=K21;
K_ele([1 4 7],[2 5 8])=K12;
K_ele([1 4 7],[3 6 9])=K13;
K_ele([2 5 8],[3 6 9])=K23;
K_ele([3 6 9],[1 4 7])=K31;
K_ele([3 6 9],[2 5 8])=K32;

T11=K11;
%  T12=K12+0.5*Axx*F_T12_extra;    %T12=2*K12;
T12=2*K12;
T21=K21;
T13=K13;
T31=K31;
T22=K22+Axx*(F_T22_extra_1+F_T22_extra_2);
T23=K23;
T32=K32;
T33=K33;

T_ele([1 4 7],[1 4 7])=T11;
T_ele([2 5 8],[2 5 8])=T22;
T_ele([3 6 9],[3 6 9])=T33;
T_ele([2 5 8],[1 4 7])=T21;
T_ele([1 4 7],[2 5 8])=T12;
T_ele([1 4 7],[3 6 9])=T13;
T_ele([2 5 8],[3 6 9])=T23;
T_ele([3 6 9],[1 4 7])=T31;
T_ele([3 6 9],[2 5 8])=T32;

return

%% function calculate_K_element
function K_ele=calculate_K_element(xa,xb,A,E,Ks,G,I,wab_e,ax,ay,az)
Axx=E*A;
Dxx=E*I;
Sxx=Ks*G*A;
% syms x L F a b n  MT R  c s  xi real ;    %   b > a
% syms xa xb
xab=[xa xb];
% S1(1)=0.5*(1-xi);  S1(2)=0.5*(1+xi)
% S2(1)=0.5*(1-xi);  S2(2)=0.5*(1+xi);
% S3(1)=0.5*(1-xi);  S3(2)=0.5*(1+xi);

% x=xab(1)*S1(1)+xab(2)*S1(2);
% ax=1;   ay=1;   az=1;

% Dx_xi=diff(x,xi);   Jac=Dx_xi;
% for i=1:2
% DSx(i)=diff(S1(i),xi)/Jac;
% DSx(i)=simplify(DSx(i));
% end

i=1:2 ; j=1:2;
% M=[];
% M=int((S1(i))'*S1(j),xi,-1,1)*Jac;
% M=simplify(M);
NGP=2;
LGP=1;
Gauss_full=gauss(NGP);
Gauss_reduced=gauss(LGP);

%functions needed to be implemented by full integration
% f_K11=(DSx(i))'*DSx(j);
F_K11=0;
for ite=1:NGP
    xi=Gauss_full(ite,1);  wt=Gauss_full(ite,2);
    %     S1 =[ 1/2-1/2*xi, 1/2+1/2*xi];
    Jac =-1/2*xa+1/2*xb;
    DSx =[1/(xa-xb), -1/(xa-xb)];
    
    f_K11=ax*(DSx(i))'*DSx(j);
    F_K11=F_K11+f_K11*wt*Jac;
end
K11=Axx*F_K11;
%functions needed to be implemented by reduced integration

wa=wab_e(1);    wb=wab_e(2);
F_K12=0;
F_K22_1=0;
F_K22_2=0;
F_K23=0;
F_K33_1=0;
F_K33_2=0;
for ite=1:LGP
    xi=Gauss_reduced(ite,1);  wt=Gauss_reduced(ite,2);
    S1 =[ 1/2-1/2*xi, 1/2+1/2*xi];
    Jac =-1/2*xa+1/2*xb;
    DSx =[1/(xa-xb), -1/(xa-xb)];
    
    f_K12=ax*ay*(wa*DSx(1)+wb*DSx(2)).*((DSx(i))'*DSx(j));
    F_K12=F_K12+f_K12*wt*Jac;
    
    f_K22_1=az*(DSx(i))'*DSx(j);
    F_K22_1=F_K22_1+f_K22_1*wt*Jac;
    
    f_K22_2=ax*ay*((wa*DSx(1)+wb*DSx(2))^2).*(DSx(i))'*DSx(j);
    F_K22_2=F_K22_2+f_K22_2*wt*Jac;
    
    f_K23=az*(DSx(i))'*S1(j);   % or maybe this is true:   DSx(i)*(S1(j))';
    F_K23=F_K23+f_K23*wt*Jac;
    
    f_K33_1=ay*(DSx(i))'*DSx(j);
    F_K33_1=F_K33_1+f_K33_1*wt*Jac;
    
    f_K33_2=az*(S1(i))'*S1(j);
    F_K33_2=F_K33_2+f_K33_2*wt*Jac;
end
K11=Axx*F_K11;
K12=0.5*Axx*F_K12;   K21=2*K12;
K13=zeros(2,2);    K31=K13;
K22=Sxx*F_K22_1+0.5*Axx*F_K22_2;
K23=Sxx*F_K23;     K32=K23';
K33=Dxx*F_K33_1+Sxx*F_K33_2;
%
%  K32(1,2)=- K32(1,2);
%   K32(2,1)=- K32(2,1);
%

%  ELK=zeros(6,6);
ELK([1 4],[1 4])=K11;
ELK([2 5],[2 5])=K22;
ELK([3 6],[3 6])=K33;
ELK([2 5],[1 4])=K21;
ELK([1 4],[2 5])=K12;
ELK([1 4],[3 6])=K13;
ELK([2 5],[3 6])=K23;
ELK([3 6],[1 4])=K31;
ELK([3 6],[2 5])=K32;

K_ele=ELK;    % K_ele=double(ELK);
return

%% function  calculate_F_element
function F_ele=calculate_F_element(xa,xc,f0,q0,F0,m0)
% F_ele=zeros(9,1);




% syms xi
% S1(1)=0.5*(1-xi);  S1(2)=0.5*(1+xi);
% S2(1)=0.5*(1-xi);  S2(2)=0.5*(1+xi);
% S3(1)=0.5*(1-xi);  S3(2)=0.5*(1+xi);

% x=xab(1)*S1(1)+xab(2)*S1(2);


% Dx_xi=diff(x,xi);   Jac=Dx_xi;
% % for i=1:2
% % DSx(i)=diff(S1(i),xi)/Jac;
% % DSx(i)=simplify(DSx(i));
% % end
xb=0.5*(xa+xc);
i=1:3 ; j=1:3;
% M=[];
% M=int((S1(i))'*S1(j),xi,-1,1)*Jac;
% M=simplify(M);
NGP=3;
LGP=2;
Gauss_full=gauss(NGP);
Gauss_reduced=gauss(LGP);

%functions needed to be implemented by full integration
F_F1=0;
F_F2=0;
for ite=1:NGP
    xi=Gauss_full(ite,1);  wt=Gauss_full(ite,2);
    S2(1)=-0.5*(1-xi)*xi;  S2(2)=(1-xi*xi);    S2(3)=0.5*(1+xi)*xi;   %S1 =[ 1/2-1/2*xi, 1/2+1/2*xi];
    Jac=xa*xi-1/2*xa-2*xb*xi+xc*xi+1/2*xc;   % Jac =-1/2*xa+1/2*xb;
    %    DSx =[ -(2*xi-1)/(-2*xa*xi+xa+4*xb*xi-2*xc*xi-xc),      4*xi/(-2*xa*xi+xa+4*xb*xi-2*xc*xi-xc), -(2*xi+1)/(-2*xa*xi+xa+4*xb*xi-2*xc*xi-xc)];
    %     DSx =[1/(xa-xb), -1/(xa-xb)];
    f_F1=S2(i);
    F_F1=F_F1+f_F1*wt*Jac;
    f_F2=S2(i);        %S2(i);
    F_F2=F_F2+f_F2*wt*Jac;
end
%  K11=Axx*F_K11;
F1=f0*F_F1;
F2=q0*F_F2;
% F3=zeros(3,1);    
F3=m0*F_F2;
F_ele([1;4;7])=F1;
F_ele([2;5;8])=F2;
F_ele([3;6;9])=F3;
F_ele=F_ele';     %F_ele=double(F_ele');
% F_ele=vpa(F_ele');
if xa==0
    F_ele(1,1)=F0;
end
return








%% Gauss integration
function Gauss=gauss(NGP)

% gauss=cell(5,1);
% gauss{1}=[0 2];
% gauss{2}=[0.5773502692 1
%                -0.5773502692 1];
% gauss{3}=[0.7745966692 0.5555555555
%                 0 0.8888888889
%                 -0.7745966692 0.5555555555];
% gauss{4}=[0.3399810435 0.6521451548
%                 0.8611363116 0.3478548451
%                 -0.3399810435 0.6521451548
%                 -0.8611363116 0.3478548451];
% gauss{5}=[0.5384693101 0.4786286705
%                 0.9061798459 0.2369268850
%                 0.0000000000 0.5688888889
%                 -0.5384693101 0.4786286705
%                 -0.9061798459 0.2369268850];

gauss{1}=[0 2];
gauss{2}=[1/sqrt(3) 1
    -1/sqrt(3) 1];
gauss{3}=[sqrt(0.6) 5/9
    0 8/9
    -sqrt(0.6) 5/9];
consTy=sqrt(4.8);
gauss{4}=[sqrt((3+consTy)/7) 0.5-1/(3*consTy)
    sqrt((3-consTy)/7) 0.5+1/(3*consTy)
    -sqrt((3-consTy)/7) 0.5+1/(3*consTy)
    -sqrt((3+consTy)/7) 0.5-1/(3*consTy)];
gauss{5}=[0.5384693101 0.4786286705
    0.9061798459 0.2369268850
    0.0000000000 0.5688888889
    -0.5384693101 0.4786286705
    -0.9061798459 0.2369268850];
Gauss=gauss{NGP};
return

%% function input4
function [Node ncon Constraints]=input4()

c1=1e27;
c2=1e-27;
%[node_number rigidity_u rigidity_w rigidity_teta]
Constraints=[1	c2	c1	c2
    26	c1	c2	c1];

force=[];

Node=[
    0	0	0
    2	0	0
    4	0	0
    6	0	0
    8	0	0
    10	0	0
    12	0	0
    14	0	0
    16	0	0
    18	0	0
    20	0	0
    22	0	0
    24	0	0
    26	0	0
    28	0	0
    30	0	0
    32	0	0
    34	0	0
    36	0	0
    38	0	0
    40	0	0
    42	0	0
    44	0	0
    46	0	0
    48	0	0
    50	0	0
    ];
ncon=[
    1	2	0.797	0.00004	30000000	12000000	7900	0.008	0.3
    2	3	0.797	0.00004	30000000	12000000	7900	0.008	0.3
    3	4	0.797	0.00004	30000000	12000000	7900	0.008	0.3
    4	5	0.797	0.00004	30000000	12000000	7900	0.008	0.3
    5	6	0.797	0.00004	30000000	12000000	7900	0.008	0.3
    6	7	0.797	0.00004	30000000	12000000	7900	0.008	0.3
    7	8	0.797	0.00004	30000000	12000000	7900	0.008	0.3
    8	9	0.797	0.00004	30000000	12000000	7900	0.008	0.3
    9	10	0.797	0.00004	30000000	12000000	7900	0.008	0.3
    10	11	0.797	0.00004	30000000	12000000	7900	0.008	0.3
    11	12	0.797	0.00004	30000000	12000000	7900	0.008	0.3
    12	13	0.797	0.00004	30000000	12000000	7900	0.008	0.3
    13	14	0.797	0.00004	30000000	12000000	7900	0.008	0.3
    14	15	0.797	0.00004	30000000	12000000	7900	0.008	0.3
    15	16	0.797	0.00004	30000000	12000000	7900	0.008	0.3
    16	17	0.797	0.00004	30000000	12000000	7900	0.008	0.3
    17	18	0.797	0.00004	30000000	12000000	7900	0.008	0.3
    18	19	0.797	0.00004	30000000	12000000	7900	0.008	0.3
    19	20	0.797	0.00004	30000000	12000000	7900	0.008	0.3
    20	21	0.797	0.00004	30000000	12000000	7900	0.008	0.3
    21	22	0.797	0.00004	30000000	12000000	7900	0.008	0.3
    22	23	0.797	0.00004	30000000	12000000	7900	0.008	0.3
    23	24	0.797	0.00004	30000000	12000000	7900	0.008	0.3
    24	25	0.797	0.00004	30000000	12000000	7900	0.008	0.3
    25	26	0.797	0.00004	30000000	12000000	7900	0.008	0.3
    ];

return

%% function input3
function [Node ncon Constraints]=input3()

c1=1e27;
c2=1e-27;
%[node_number rigidity_u rigidity_w rigidity_teta]
Constraints=[1	c2	c1	c2
    9	c1	c2	c1];

force=[];

%3: inner diameter 4:epsilon=raphness   5:E  6:G   7:Rho   8:thickness  9:poisson ratio

Node=[
    0	0	0
    6.25	0	0
    12.5	0	0
    18.75	0	0
    25	0	0
    31.25	0	0
    37.5	0	0
    43.75	0	0
    50	0	0
    ];
ncon=[
    1	2	0.797	0.00004	30000000	12000000	7900	0.008	0.3
    2	3	0.797	0.00004	30000000	12000000	7900	0.008	0.3
    3	4	0.797	0.00004	30000000	12000000	7900	0.008	0.3
    4	5	0.797	0.00004	30000000	12000000	7900	0.008	0.3
    5	6	0.797	0.00004	30000000	12000000	7900	0.008	0.3
    6	7	0.797	0.00004	30000000	12000000	7900	0.008	0.3
    7	8	0.797	0.00004	30000000	12000000	7900	0.008	0.3
    8	9	0.797	0.00004	30000000	12000000	7900	0.008	0.3
    ];

return




%% function input2
function [Node ncon Constraints]=input2()

c1=1e270;
c2=1e-270;
%[node_number rigidity_u rigidity_w rigidity_teta]
Constraints=[1	c2	c1	c2
    17	c1	c2	c1];

force=[];

%3: inner diameter 4:epsilon=raphness   5:E  6:G   7:Rho   8:thickness  9:poisson ratio
Node=[
    0	0	0
    3.125	0	0
    6.25	0	0
    9.375	0	0
    12.5	0	0
    15.625	0	0
    18.75	0	0
    21.875	0	0
    25	0	0
    28.125	0	0
    31.25	0	0
    34.375	0	0
    37.5	0	0
    40.625	0	0
    43.75	0	0
    46.875	0	0
    50	0	0
    ];
ncon=[
    1	2	0.797	0.00004	30000000	12000000	7900	0.008	0.3
    2	3	0.797	0.00004	30000000	12000000	7900	0.008	0.3
    3	4	0.797	0.00004	30000000	12000000	7900	0.008	0.3
    4	5	0.797	0.00004	30000000	12000000	7900	0.008	0.3
    5	6	0.797	0.00004	30000000	12000000	7900	0.008	0.3
    6	7	0.797	0.00004	30000000	12000000	7900	0.008	0.3
    7	8	0.797	0.00004	30000000	12000000	7900	0.008	0.3
    8	9	0.797	0.00004	30000000	12000000	7900	0.008	0.3
    9	10	0.797	0.00004	30000000	12000000	7900	0.008	0.3
    10	11	0.797	0.00004	30000000	12000000	7900	0.008	0.3
    11	12	0.797	0.00004	30000000	12000000	7900	0.008	0.3
    12	13	0.797	0.00004	30000000	12000000	7900	0.008	0.3
    13	14	0.797	0.00004	30000000	12000000	7900	0.008	0.3
    14	15	0.797	0.00004	30000000	12000000	7900	0.008	0.3
    15	16	0.797	0.00004	30000000	12000000	7900	0.008	0.3
    16	17	0.797	0.00004	30000000	12000000	7900	0.008	0.3
    ];


return

%% function inpuTy
function [Node ncon Constraints]=inpuTy()
% global Reaction1 Reaction2 X_ma Xd_ma Xdd_ma  x_loc3d  xd_loc3d  xdd_loc3d
% global Coupled_Analys Ttotal
% global L_deltax      c_glo      for_newmark    no_or_with_damping


% no_or_with_damping=1 ;%structural damping, associate with matrix C is the aim of this part
% omega_1=40;

% c_glo=1209.55;       c=c_glo;
% deltax= 2;        Ttotal=2;      dt=deltax/c;
% for_newmark=1;   % such as rigidity, this parameter can be discussed for diffrent values
% max_nwhile=40;   %i suggest that use this to be as 100 but write the appropriate nomber in a matrix namely "iterate_each_step" it concerns me that it falls in an infinite loop. if the mentioned matrix has a value more that 80, this guess must be checked for that time step


% nomber_of_deformed_shapes=1;
% elti=Ttotal/nomber_of_deformed_shapes;
% time=iiti:iiti:Ttotal-iiti;

% time=[0.05 0.1 0.15 0.2 0.25 0.3]



% PlotNod=[32t];

% col=' ';

%%Graph Options
%%%%PLOTPLOTPLOTPLOTPLOTPLOTPLOTPLOTPLOTPLOTPLOTPLOTPLOTPLOTPLOTPLOTPLOT


% new_figure=0;%1
% PlotNod_h=[166];
% % PlotNod_Q=[1 17 21];
% Reaction_Node=[1 166];
% X_glo_Node=[156];
% % X_loc_Ele_nomber=[8 16 20];  %the nomber of elements is equal to the nomber of nodes minus one
% % Force_loc_Ele_nomber=[8 16 20]; %Internal Forces

%%%%PLOTPLOTPLOTPLOTPLOTPLOTPLOTPLOTPLOTPLOTPLOTPLOTPLOTPLOTPLOTPLOTPLOT
% h   plot   :  1
% Q  plot   :  2
% Plot_Setting=0;
%%Friction Options
% withORwithoutFriction=0;  % ANALYSIS WITH OR WITHOUT DAMPING(FRICTION)

%%zero
% the thirth column is rigidity, if a point is quite free to move, you may
% write a very low value for it or you can do not write any nomber of that
% point
% const_1=1e200;
% const_2=1e-200;
% zero=[
%     1 1 const_1
%     1 2 const_1
%     1 3 const_1
%     156 1 const_2
%     156 2 const_2
%     156 3 const_2
%     166 1 const_1
%     166 2 const_1
%     166 3 const_1
%     ];
c1=1e270;
c2=1e-270;
%[node_number rigidity_u rigidity_w rigidity_teta]
Constraints=[1	c2	c1	c2
    5	c1	c2	c1];

force=[];

%%Node  &   ncon
poisson_ratio=0 ; %No Pois. Coupl. poisson_ratio=0    Poi. Coup. included    =0.3

%%ncon
%3: inner diameter 4:epsilon=raphness   5:E  6:G   7:Rho   8:thickness  9:poisson ratio
Node=[
    0	0	0
    12.5	0	0
    25	0	0
    37.5	0	0
    50	0	0
    ];
ncon=[
    1	2	0.797	0.00004	30000000	12000000	7900	0.008	0.3
    2	3	0.797	0.00004	30000000	12000000	7900	0.008	0.3
    3	4	0.797	0.00004	30000000	12000000	7900	0.008	0.3
    4	5	0.797	0.00004	30000000	12000000	7900	0.008	0.3
    ];


% ncon(:,9)=poisson_ratio;

% FV_mat=load('force_classical_1.txt');   %Dynamic force

% save('MatFileForStructuralAnalysis.mat')

return


%% function input5
function [Node ncon Constraints]=input5()

c1=1e270;
c2=1e-270;
%[node_number rigidity_u rigidity_w rigidity_teta]
% Constraints=[1	c2	c1	c2
% 5	c1	c2	c1];
Constraints=[1	c2	c1	c2
    9	c2	c1	c2];
force=[];

%%Node  &   ncon
poisson_ratio=0 ; %No Pois. Coupl. poisson_ratio=0    Poi. Coup. included    =0.3

%%ncon
%3: inner diameter 4:epsilon=raphness   5:E  6:G   7:Rho   8:thickness  9:poisson ratio
Node=[
    0	0	0
    12.5	0	0
    25	0	0
    37.5	0	0
    50	0	0
    62.5	0	0
    75	0	0
    87.5	0	0
    100	0	0
    ];
ncon=[
    1	2	0.797	0.00004	30000000	12000000	7900	0.008	0.3
    2	3	0.797	0.00004	30000000	12000000	7900	0.008	0.3
    3	4	0.797	0.00004	30000000	12000000	7900	0.008	0.3
    4	5	0.797	0.00004	30000000	12000000	7900	0.008	0.3
    5	6	0.797	0.00004	30000000	12000000	7900	0.008	0.3
    6	7	0.797	0.00004	30000000	12000000	7900	0.008	0.3
    7	8	0.797	0.00004	30000000	12000000	7900	0.008	0.3
    8	9	0.797	0.00004	30000000	12000000	7900	0.008	0.3
    ];


% ncon(:,9)=poisson_ratio;

% FV_mat=load('force_classical_1.txt');   %Dynamic force

% save('MatFileForStructuralAnalysis.mat')

return

%% function input6
function [Node, ncon, Constraints]=input6()
global nsec


%[node_number rigidity_u rigidity_w rigidity_teta]
% Constraints=[1	c2	c1	c2
% 5	c1	c2	c1];

force=[];

%%Node  &   ncon
poisson_ratio=0 ; %No Pois. Coupl. poisson_ratio=0    Poi. Coup. included    =0.3

%%ncon
%3: inner diameter 4:epsilon=raphness   5:E  6:G   7:Rho   8:thickness  9:poisson ratio
Node=[
    0	0	0
    5	0	0
    10	0	0
    15	0	0
    20	0	0
    25	0	0
    30	0	0
    35	0	0
    40	0	0
    45	0	0
    50	0	0
    55	0	0
    60	0	0
    65	0	0
    70	0	0
    75	0	0
    80	0	0
    85	0	0
    90	0	0
    95	0	0
    100	0	0
    ];
nsec=50;
% nsec=20;

Node=zeros(nsec+1,3);
Node(:,1)=0:6/nsec:6;
ncon=zeros(nsec,7);
ncon(:,1)=1:nsec;
ncon(:,2)=2:nsec+1;
c1=1e27;
c2=1e-27;
Constraints=[1	c2	c1	c1
    nsec+1	c1	c1	c1];
% Constraints=[1	c2	c1	c2
%     nsec+1	c1	c1	c2];
% ncon=[
%     1	2	0.797	0.00004	30000000	12000000	7900	0.008	0.3
%     2	3	0.797	0.00004	30000000	12000000	7900	0.008	0.3
%     3	4	0.797	0.00004	30000000	12000000	7900	0.008	0.3
%     4	5	0.797	0.00004	30000000	12000000	7900	0.008	0.3
%     5	6	0.797	0.00004	30000000	12000000	7900	0.008	0.3
%     6	7	0.797	0.00004	30000000	12000000	7900	0.008	0.3
%     7	8	0.797	0.00004	30000000	12000000	7900	0.008	0.3
%     8	9	0.797	0.00004	30000000	12000000	7900	0.008	0.3
%     9	10	0.797	0.00004	30000000	12000000	7900	0.008	0.3
%     10	11	0.797	0.00004	30000000	12000000	7900	0.008	0.3
%     11	12	0.797	0.00004	30000000	12000000	7900	0.008	0.3
%     12	13	0.797	0.00004	30000000	12000000	7900	0.008	0.3
%     13	14	0.797	0.00004	30000000	12000000	7900	0.008	0.3
%     14	15	0.797	0.00004	30000000	12000000	7900	0.008	0.3
%     15	16	0.797	0.00004	30000000	12000000	7900	0.008	0.3
%     16	17	0.797	0.00004	30000000	12000000	7900	0.008	0.3
%     17	18	0.797	0.00004	30000000	12000000	7900	0.008	0.3
%     18	19	0.797	0.00004	30000000	12000000	7900	0.008	0.3
%     19	20	0.797	0.00004	30000000	12000000	7900	0.008	0.3
%     20	21	0.797	0.00004	30000000	12000000	7900	0.008	0.3
%     ];


% ncon(:,9)=poisson_ratio;

% FV_mat=load('force_classical_1.txt');   %Dynamic force

% save('MatFileForStructuralAnalysis.mat')

return












syms x

F(1)=1-3*(x/L)^2+2*(x/L)^3;   % "F" is substituted for  Fi
F(2)=-x*(1-x/L)^2;
F(3)=3*(x/L)^2-2*(x/L)^3;
F(4)=-x*((x/L)^2-x/L);
i=[1:4] ; j=[1:4];
M2=int((F(i))'*F(j),x,0,L);
% MM=(M2.*420)./L;
%  C1=int((diff(F(i),x))'*diff(F(j),x),x,0,L);
%  K1=int((diff(diff(F(i),x),x))'*diff(diff(F(j),x),x),x,0,L);
a=0;b=L;
N(1)=((b-x)/(b-a));
N(2)=((a-x)/(a-b));
ii=[1:2] ; jj=[1:2];
M1=int((N(ii))'*N(jj),x,a,b);

iM1=[1 4];
MT(1:6,1:6)=0 ;  %=zeros(6,6)      %  MT : Mass Total
MT(iM1,iM1)=M1;

iM2=[2 3 5 6];
MT(iM2,iM2)=M2;

MTfac=MT./(L/420);
simple(MTfac);

R(1:6,1:6)=0;
R(3,3)=1;  R(6,6)=1;
R(1,1)=c;R(2,2)=c;R(1,2)=s;R(2,1)=-s;
R(4,4)=c;R(5,5)=c;R(4,5)=s;R(5,4)=-s;

MTG=R'*MT*R;  %  MTG : Mass Total Global
% c=1;s=0;
% mmat=eval(MTG)
MTGfac=MTG./(L/420);
MTGfac=simple(MTGfac);
%  s11=simplify(s1); s1=expand(s1) ; s1=simplify(s1); s1=factor(s1) ; s11=horner(s11); pretty(s11)
% pause;
clear;
syms ke E I L c s R G J  A   cc  real;
ke(1:6,1:6)=0 ;  %=zeros(6,6)

RR=A*L^2/I    %in plane element I=Iz
ke(1,1)=RR;
%  ke(1,2)=0;
ke(2,2)=12;
% ke(1,3)=0;
ke(2,3)=6*L;
ke(3,3)=4*L^2;
ke(3,6)=2*L^2;
%----------------------------------------------
ke(1,4)=-ke(1,1);
%   ke(1,5)=-ke(1,2);        because the element is placed on "ox" cordinate
%   ke(1,6)=ke(1,3);
%   ke(2,4)=-ke(1,2);
ke(2,5)=-ke(2,2);
ke(2,6)=ke(2,3);
%   ke(3,4)=-ke(1,3);
ke(3,5)=-ke(2,3);
ke(4,4:5)=ke(1,1:2);
%   ke(4,6)=-ke(1,3);
ke(5,5)=ke(2,2);
ke(5,6)=-ke(2,6);
ke(6,6)=ke(3,3);
%   ke=ke*E*I/L^3;
ke=ke+ke'-diag(diag(ke));
%   ke=ke*E*I/L^3;
R(1:6,1:6)=0;
R(3,3)=1;  R(6,6)=1;
R(1,1)=c;R(2,2)=c;R(1,2)=s;R(2,1)=-s;
R(4,4)=c;R(5,5)=c;R(4,5)=s;R(5,4)=-s;

k=R'*ke*R;
k=simple(k)
% kf=k./(E/L)
%  kf=k./(E*I/L^3)
kf=simplify(kf)
kf_factor=factor(kf)
pretty(kf)

%% function Mass
function [m]=mass(xa,xc,ro,A,I);
    
xb=xc-xa;
m11=0;
for i=1:3
    for j=1:3
    syms x
%     S1 =[ 1/2-1/2*xi, 1/2+1/2*xi];
    S2(1)=(2*x^2)-(3*x)+1;  S2(2)=(-4*x^2)+(4*x);    S2(3)=(2*x^2)-x;   %S1 =[ 1-x, x];
    m11(i,j)=int(S2(i)*S2(j),0,1);
    end
end
 %functions needed to be implemented by reduced integration
 
 S3=[1-(23*x^2)+(66*x^3)-(68*x^4)+(24*x^5)
    x*(1-(6*x)+(13*x^2)-(12*x^3)+(4*x^4))
    (16*x^2)*(1-(2*x)+(x^2))
    (-8*x^2)*(1-(4*x)+(5*x^2)-(2*x^3))
    (x^2)*(7-(34*x)+(52*x^2)-(24*x^3))
    (-x^2)*(1-(5*x)+(8*x^2)-(4*x^3))];

    syms x
for i=1:6
    for j=1:6
    m22(i,j)=int(S3(i)*S3(j),0,1);
    end
end
 m11=m11*ro*A;
 m22=m22*ro*I;
 m_ele([1 4 7],[1 4 7])=m11;
 m_ele([2 5 8],[2 5 8])=m22([1 3 5],[1 3 5]);
 m_ele([3 6 9],[3 6 9])=m22([2 4 6],[2 4 6]);
 m_ele([2 5 8],[1 4 7])=0;%m21;
 m_ele([1 4 7],[2 5 8])=0;%m12;
 m_ele([1 4 7],[3 6 9])=0;%m13;
 m_ele([2 5 8],[3 6 9])=m22([1 3 5],[2 4 6]);
 m_ele([3 6 9],[1 4 7])=0;%m31;
 m_ele([3 6 9],[2 5 8])=m22([2 4 6],[1 3 5]);
 m= m_ele;
%% function Mass
function [m]=mass_mms(xa,xc,ro,A,I,dx);
    
xb=xc-xa;
m11=0;
for i=1:3
    for j=1:3
    syms x
%     S1 =[ 1/2-1/2*xi, 1/2+1/2*xi];
    S2(1)=(2*x^2)-(3*x)+1;  S2(2)=(-4*x^2)+(4*x);    S2(3)=(2*x^2)-x;   %S1 =[ 1-x, x];
    m11(i,j)=int(S2(i)*S2(j),0,1);
    end
end
 %functions needed to be implemented by reduced integration
 
 S3=[(x^2)-(5*(x^3)/4)-((x^4)/2)+(3*(x^5))
    (dx/4)*(x^2-x^3-x^4+x^5)
    1-(2*x^2)+x^4
    dx*(x-(2*x^2)+x^5)
    x^2+(5*(x^3)/4)-((x^4)/2)-(3*(x^5)/4)
    (dx/4)*(-x^2-x^3+x^4+x^5)];

    syms x
for i=1:6
    for j=1:6
    m22(i,j)=int(S3(i)*S3(j),0,1);
    end
end
 m11=m11*ro*A;
 m22=m22;
 m_ele([1 4 7],[1 4 7])=m11;
 m_ele([2 5 8],[2 5 8])=m22([1 3 5],[1 3 5])*ro*A;
 m_ele([3 6 9],[3 6 9])=m22([2 4 6],[2 4 6])*ro*I;
 m_ele([2 5 8],[1 4 7])=0;%m21;
 m_ele([1 4 7],[2 5 8])=0;%m12;
 m_ele([1 4 7],[3 6 9])=0;%m13;
 m_ele([2 5 8],[3 6 9])=0;%m22([1 3 5],[2 4 6]);
 m_ele([3 6 9],[1 4 7])=0;%m31;
 m_ele([3 6 9],[2 5 8])=0;%m22([2 4 6],[1 3 5]);
 m= m_ele;
 hhh=54;

function [M_ele]=calculate_M_element(xa,xc,ro_t,A,I)
% Axx=E*A;
% Dxx=E*I;
% Sxx=Ks*G*A;
RoA=ro_t*A;
RoI=ro_t*I;
xb=0.5*(xa+xc);

i=1:3 ; j=1:3;

NGP=3;
LGP=2;
Gauss_full=gauss(NGP);
Gauss_reduced=gauss(LGP);

%functions needed to be implemented by full integration
% f_K11=(DSx(i))'*DSx(j);
F_M11=0;
for ite=1:NGP
    xi=Gauss_full(ite,1);  wt=Gauss_full(ite,2);
    
    S2(1)=-0.5*(1-xi)*xi;  S2(2)=(1-xi*xi);    S2(3)=0.5*(1+xi)*xi;   %S1 =[ 1/2-1/2*xi, 1/2+1/2*xi];
    
    Jac=xa*xi-1/2*xa-2*xb*xi+xc*xi+1/2*xc;   % Jac =-1/2*xa+1/2*xb;
    
    f_M11=(S2(i))'*S2(j);%(DSx(i))'*DSx(j);
    F_M11=F_M11+f_M11*wt*Jac;
    
end
M11=RoA*F_M11;
%functions needed to be implemented by reduced integration

F_M33=0;

for ite=1:LGP
    xi=Gauss_reduced(ite,1);  wt=Gauss_reduced(ite,2);
    S2(1)=-0.5*(1-xi)*xi;  S2(2)=(1-xi*xi);    S2(3)=0.5*(1+xi)*xi;   %S1 =[ 1/2-1/2*xi, 1/2+1/2*xi];
    Jac=xa*xi-1/2*xa-2*xb*xi+xc*xi+1/2*xc;   % Jac =-1/2*xa+1/2*xb;
    f_M33=(S2(i))'*S2(j);
    F_M33=F_M33+f_M33*wt*Jac;
end
F_M22=F_M33;;
M22=RoA*F_M22;
M33=RoI*F_M33;


M13=zeros(3,3);    M31=M13;
M23=zeros(3,3);    M32=M23;
M12=zeros(3,3);    M21=M12;

M_ele([1 4 7],[1 4 7])=M11;
M_ele([2 5 8],[2 5 8])=M22;
M_ele([3 6 9],[3 6 9])=M33;
M_ele([2 5 8],[1 4 7])=M21;
M_ele([1 4 7],[2 5 8])=M12;
M_ele([1 4 7],[3 6 9])=M13;
M_ele([2 5 8],[3 6 9])=M23;
M_ele([3 6 9],[1 4 7])=M31;
M_ele([3 6 9],[2 5 8])=M32;
return

function [X,Xd,Xdd] =Newmark(M,C,K,F,dt,Xi,Xdi,Xddi,sNode_q,n,nty)

persistent gamma_ beta_
if isempty(beta_)
    gamma_=1/2;              beta_=1/4;
end
c0 = 1/(beta_*dt*dt) ;
c1 = gamma_/(beta_*dt) ;
c2 = 1/(beta_*dt) ;
c3 = 1/(beta_*2) - 1 ;
c4 = gamma_/beta_ - 1 ;
% c5 = 0.5*dt*(gamma_/beta_ - 2 ) ;
c5 = dt*(gamma_/beta_ - 1 ) ;
c6 = dt*(1 - gamma_ ) ;
c7 = dt* gamma_  ;
Keff = c0*M + c1*C + K ;
Feff = F+ M*(c0*Xi+c2*Xdi+c3*Xddi) ...
    +C*(c1*Xi+c4*Xdi+c5*Xddi) ;

% if n<nty
%     n=n*3+1;
%     
%     g=n:1:3*sNode_q;
%     g=g';
%     Keff(g,:)=0;
%     Keff(:,g)=0;
%     np_z_diag=zeros(3*sNode_q,1);
%     np_z_diag(g)=1;
%     np_z_diag_1=diag(np_z_diag);
%     Keff=Keff+np_z_diag_1;
%     Feff(g)=0;
% end

% warning off all

% X=tridiagonal_matrix_algorithm(Keff,Feff);

X=Keff\Feff;
% X=X+Xi;

% [L_meth,U_meth] = lu(sparse(Keff));
% X = U_meth\(L_meth\Feff);

% X=pcg(sparse(Keff), Feff);


% fid = fopen('Xfile.txt', 'wt');
% fprintf(fid,'%3d\n', X);
% fclose(fid)

Xdd= c0*(X-Xi) - c2*Xdi - c3*Xddi ;
Xd = Xdi + c6*Xddi + c7*Xdd ;
% warning on all



function X=tridiagonal_matrix_algorithm(A,d)
persistent sn
if isempty(sn)%~exist('sn')
    sn=size(A,1);
end
a=diag(A,-1); a=[0;a];   b=diag(A);  c=diag(A,1);

for k = 2:sn
    m = a(k)/b(k - 1);
    b(k) = b(k) - m*c(k - 1);
    d(k) = d(k) - m*d(k - 1);
end

% Backward substitution phase
X(sn) = d(sn)/b(sn);
for k = sn-1:-1:1
    X(k) = (d(k) - c(k)* X(k + 1)) /b(k);
end
X=X';
